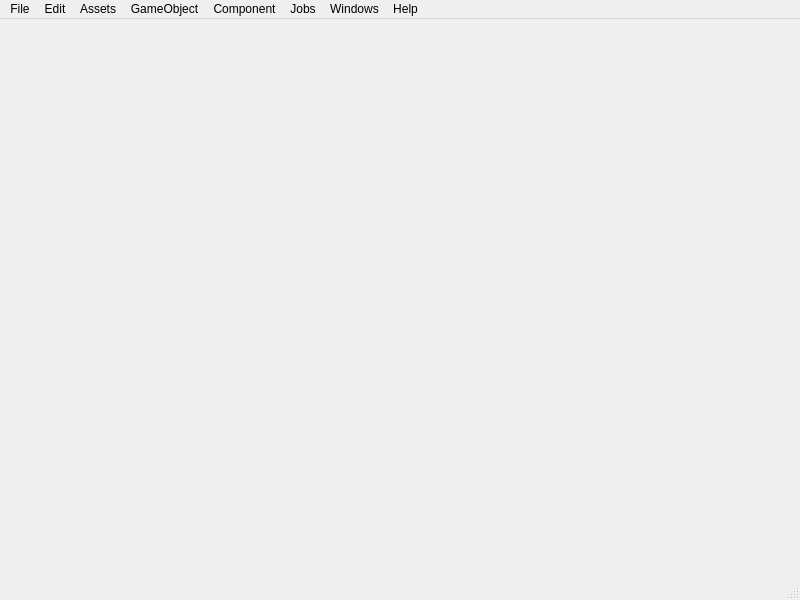
<?xml version="1.0" encoding="UTF-8"?>
<ui version="4.0">
 <class>MainWindow</class>
 <widget class="QMainWindow" name="MainWindow">
  <property name="geometry">
   <rect>
    <x>0</x>
    <y>0</y>
    <width>800</width>
    <height>600</height>
   </rect>
  </property>
  <property name="windowTitle">
   <string>Example Project -  SampleScene - PC, Mac, &amp; Linux Standalone - Unity 2021.3 Personal &lt;DX11&gt;</string>
  </property>
  <property name="windowIcon">
   <iconset resource="resource.qrc">
    <normaloff>:/icon/icons/UnityLogoLarge.png</normaloff>:/icon/icons/UnityLogoLarge.png</iconset>
  </property>
  <widget class="QWidget" name="centralwidget"/>
  <widget class="QMenuBar" name="menubar">
   <property name="geometry">
    <rect>
     <x>0</x>
     <y>0</y>
     <width>800</width>
     <height>21</height>
    </rect>
   </property>
   <widget class="QMenu" name="menuFile">
    <property name="title">
     <string>File</string>
    </property>
   </widget>
   <widget class="QMenu" name="menuEdit">
    <property name="title">
     <string>Edit</string>
    </property>
   </widget>
   <widget class="QMenu" name="menuAssets">
    <property name="title">
     <string>Assets</string>
    </property>
   </widget>
   <widget class="QMenu" name="menuGameObject">
    <property name="title">
     <string>GameObject</string>
    </property>
   </widget>
   <widget class="QMenu" name="menuComponent">
    <property name="title">
     <string>Component</string>
    </property>
   </widget>
   <widget class="QMenu" name="menuJobs">
    <property name="title">
     <string>Jobs</string>
    </property>
   </widget>
   <widget class="QMenu" name="menuWindows">
    <property name="title">
     <string>Windows</string>
    </property>
   </widget>
   <widget class="QMenu" name="menuHelp">
    <property name="title">
     <string>Help</string>
    </property>
   </widget>
   <addaction name="menuFile"/>
   <addaction name="menuEdit"/>
   <addaction name="menuAssets"/>
   <addaction name="menuGameObject"/>
   <addaction name="menuComponent"/>
   <addaction name="menuJobs"/>
   <addaction name="menuWindows"/>
   <addaction name="menuHelp"/>
  </widget>
  <widget class="QStatusBar" name="statusbar"/>
 </widget>
 <resources>
  <include location="resource.qrc"/>
 </resources>
 <connections/>
</ui>
